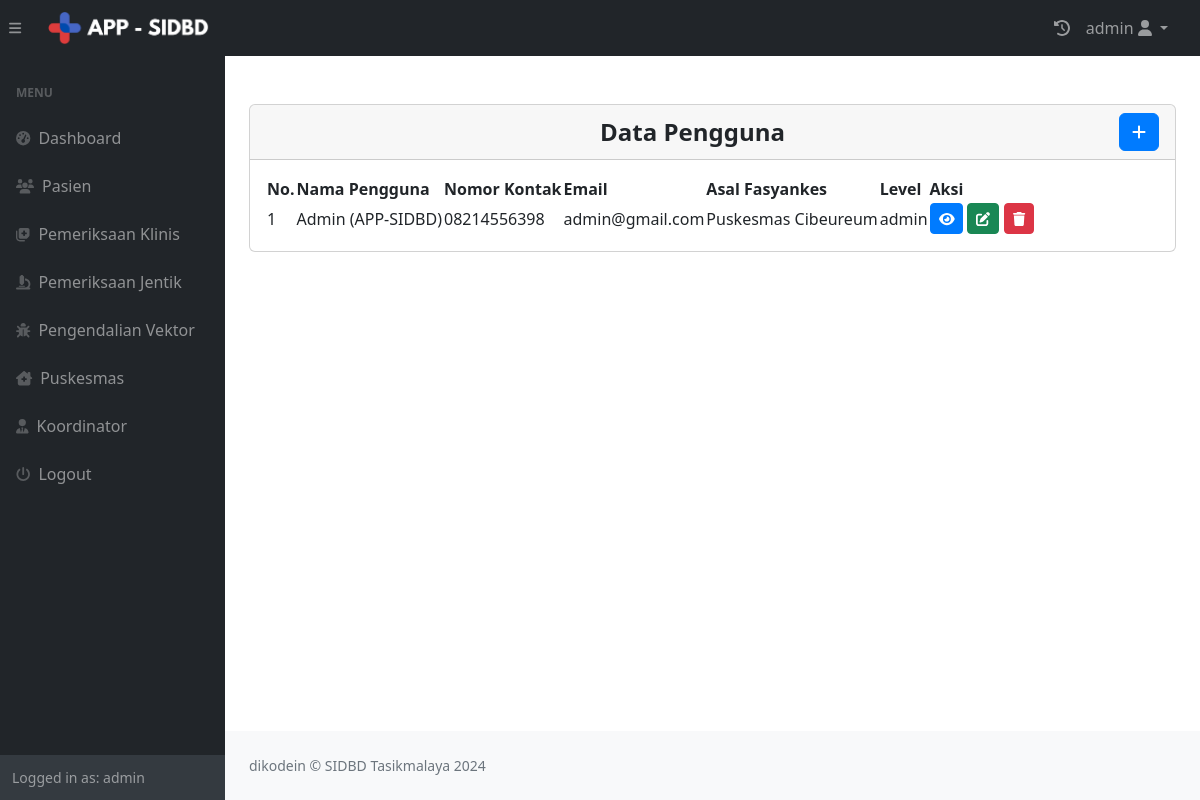
The app's page /petugas/pengguna.php (signed in) with its own data.
### tables this page shows
CREATE TABLE `user` (
  `id` int(11) NOT NULL,
  `nama` varchar(244) DEFAULT NULL,
  `username` varchar(255) NOT NULL,
  `password` varchar(255) DEFAULT NULL,
  `contact` varchar(255) NOT NULL,
  `email` varchar(255) NOT NULL,
  `idpuskesmas` int(11) DEFAULT NULL,
  `level` enum('admin','petugas','koordinator') NOT NULL DEFAULT 'petugas',
  `activity` text DEFAULT NULL,
  `created_at` text DEFAULT NULL
);

CREATE TABLE `puskesmas` (
  `idpuskesmas` int(11) NOT NULL,
  `Nama_Puskesmas` varchar(111) NOT NULL,
  `Alamat` varchar(111) NOT NULL,
  `Nomor_Kontak` varchar(111) NOT NULL,
  `created_at` datetime DEFAULT current_timestamp(),
  `longitude` varchar(50) DEFAULT NULL,
  `latitude` varchar(50) DEFAULT NULL,
  `jam_operasional` varchar(100) DEFAULT NULL,
  `kepala_puskesmas` varchar(255) DEFAULT NULL
);

### petugas/pengguna.php (the view, shortened to what this page needs)
<?php
require "penggunatambah.php";
require "header.php";
?>
<link rel="stylesheet" href="https://cdnjs.cloudflare.com/ajax/libs/bootstrap-icons/1.10.5/font/bootstrap-icons.min.css">
<body class="sb-nav-fixed">
    <?php include 'nav.php'; ?>
        <?php include 'menu.php'; ?>
        <div id="layoutSidenav_content">
            <main>
                <div class="container-fluid px-4">
                    <br>
                    <br>
                    <div class="card mb-4">
                        <div class="card-header">
                            <div class="header-title">Data Pengguna</div>
                            <button type="button" class="btn btn-primary" data-bs-toggle="modal" data-bs-target="#myModal"><i class="fas fa-plus"></i></button></div>
                        <div class="card-body">
                            <table id="datatablesSimple">
                                <thead>
                                    <tr>
                                        <th>No.</th>
                                        <th>Nama Pengguna</th>
                                        <th>Nomor Kontak</th>
                                        <th>Email</th>
                                        <th>Asal Fasyankes</th>
                                        <th>Level</th>
                                        <th>Aksi</th>
                                    </tr>
                                </thead>
                                <tbody>
                                    <?php
                                    $i = 1;
                                    $idpuskesmasLogin = $_SESSION['idpuskesmas'];
                                    $query = "
                                        SELECT u.*, p.Nama_Puskesmas
                                        FROM user u
                                        JOIN puskesmas p ON p.idpuskesmas = u.idpuskesmas
                                        WHERE u.idpuskesmas = '$idpuskesmasLogin'
                                    ";
                                    $ambildatauser = mysqli_query($conn, $query);
                                    while ($row = mysqli_fetch_array($ambildatauser)) {
                                        $nama = $row['nama'];
                                        $contact = $row['contact'];
                                        $email = $row['email'];
                                        $namaPuskesmas = $row['Nama_Puskesmas'];
                                        $level = $row['level'];
                                    ?>
                                    <tr>
                                        <td><?php echo $i++; ?></td>
                                        <td><?php echo htmlspecialchars($nama); ?></td>
                                        <td><?php echo htmlspecialchars($contact); ?></td>
                                        <td><?php echo htmlspecialchars($email); ?></td>
                                        <td><?php echo htmlspecialchars($namaPuskesmas); ?></td>
                                        <td><?php echo htmlspecialchars($level); ?></td>
                                        <td>
                                            <div>
                                                <a href="penggunalihat.php?id=<?php echo $row['id'] ?>" class="btn btn-sm btn-primary"><i class="fas fa-eye"></i></a>
                                                <a href="penggunaedit.php?id=<?php echo $row['id'] ?>" class="btn btn-sm btn-success"><i class="fas fa-edit"></i></a>
                                                <a href="penggunahapus.php?id=<?php echo $row['id'] ?>" class="btn btn-sm btn-danger" onclick="return confirm('Apakah Anda yakin ingin menghapus data ini?');"><i class="fas fa-trash"></i></a>
                                            </div>
                                        </td>
                                    </tr>
                                    <?php
                                    }
                                    ?>
                                </tbody>
                            </table>
                        </div>
                    </div>
                </div>
            </main>
            <?php include 'footer.php'; ?>
        </div>
    </div>
</body>
</html>

### petugas/pengguna.php (style rules this page uses)
.card-header { display: flex; align-items: center; justify-content: space-between; font-weight: bold; font-size: 1.5em; }
.card-header .header-title { text-align: center; flex: 1; }
.btn-primary { background-color: #007bff; border-color: #007bff; color: white; transition: background-color 0.3s ease; }

### records on screen
user: nama "Admin (APP-SIDBD)", contact "08214556398", email "admin@gmail.com", idpuskesmas.Nama_Puskesmas "Puskesmas Cibeureum", level "admin"

### other values on screen
$_SESSION["username"] "admin"
